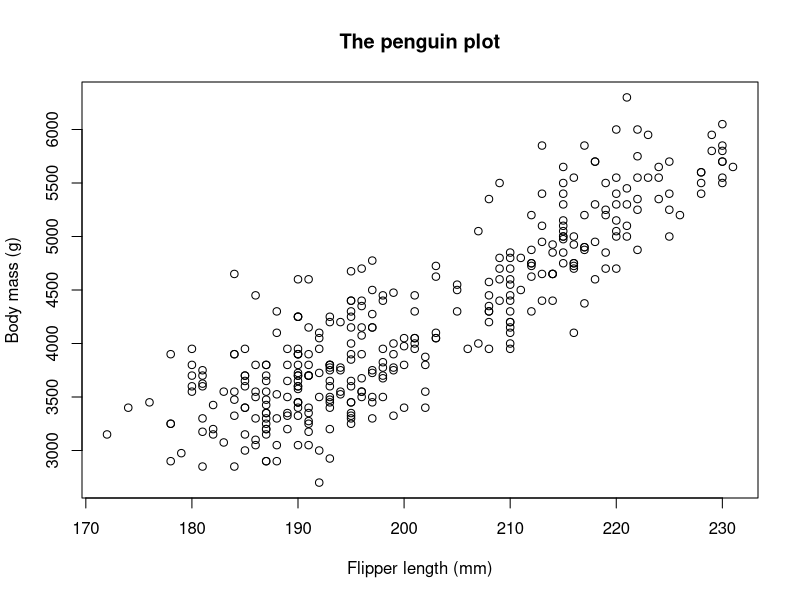
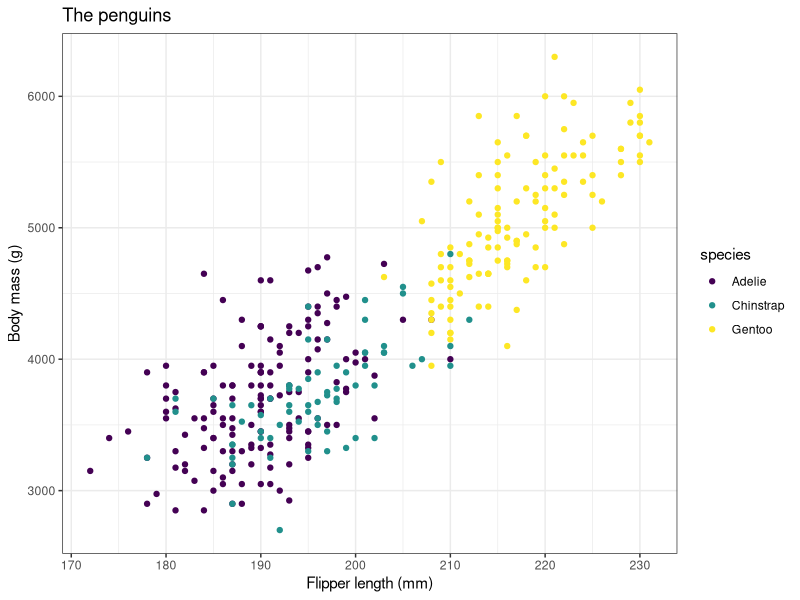

These charts were generated, in order, by the following R code:
#see the data
summary(palmerpenguins::penguins)
library(ggplot2)
library(viridis)

raw_data = palmerpenguins::penguins
plot(raw_data$flipper_length_mm, raw_data$body_mass_g, xlab = "Flipper length (mm)", ylab = "Body mass (g)", main = "The penguin plot")

raw_data |> 
  ggplot(aes(x = flipper_length_mm, y = body_mass_g, col = species)) +
  geom_point() +
  scale_color_viridis(option = "viridis", discrete = TRUE) +
  labs(x = "Flipper length (mm)", y = "Body mass (g)", title = "The penguins") +
  theme_bw()
